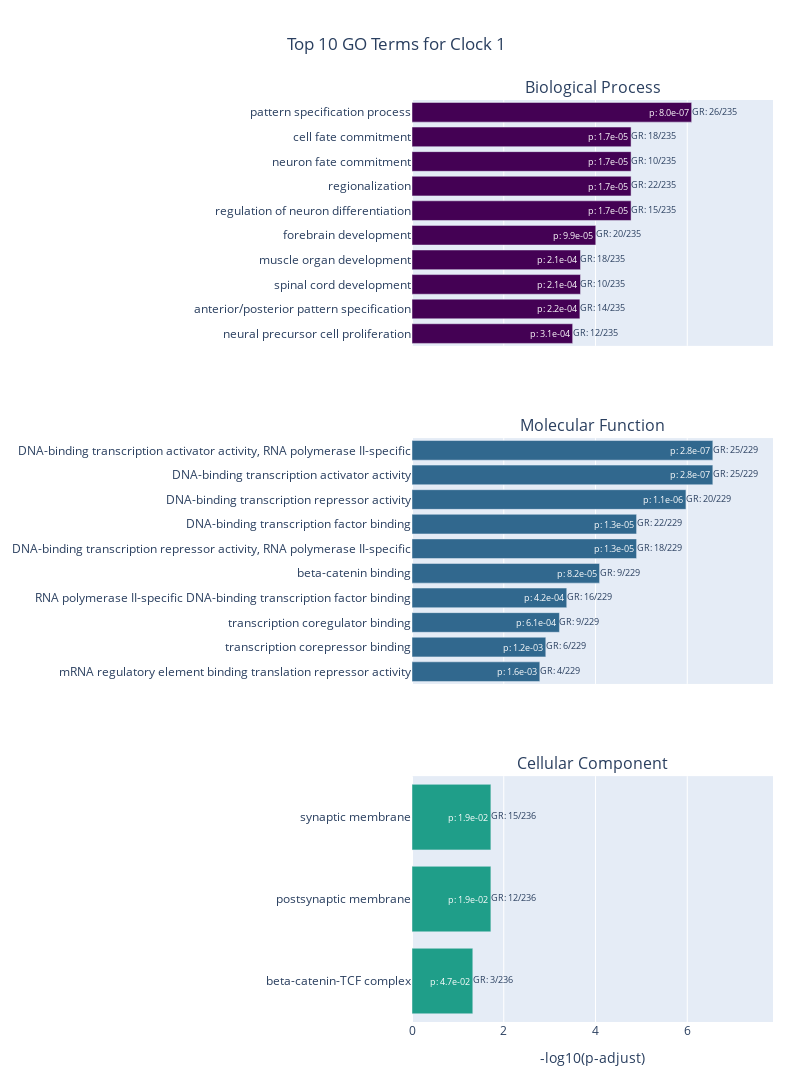
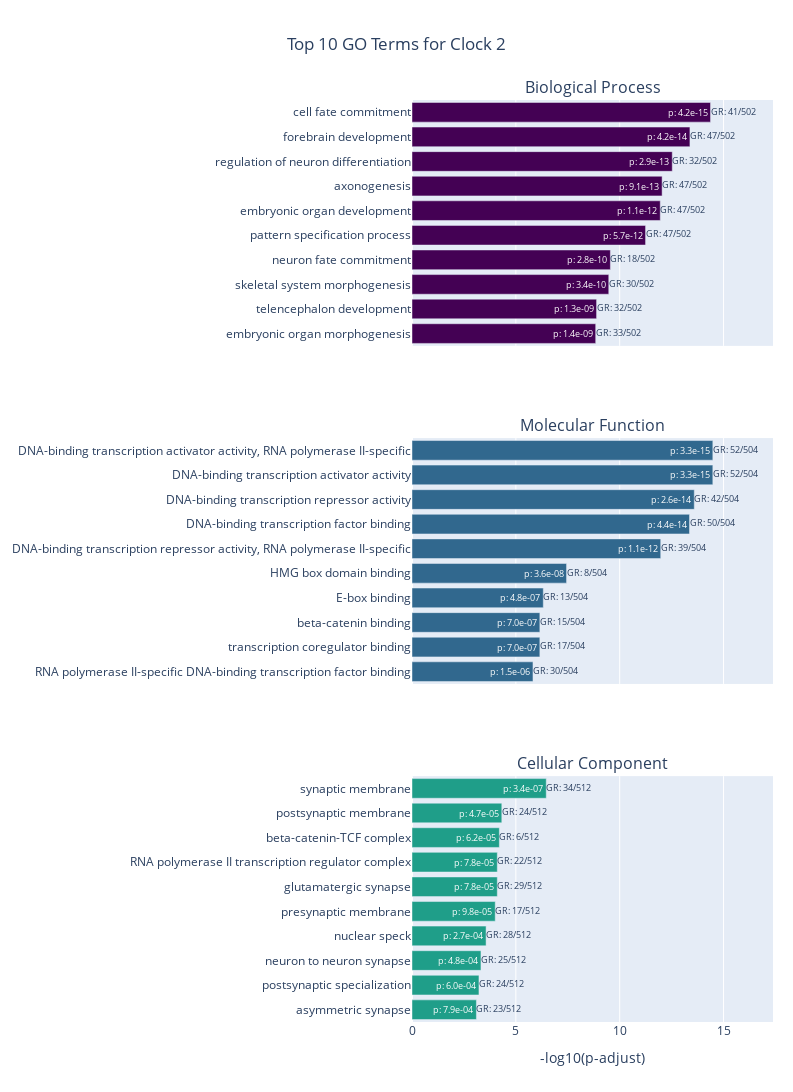
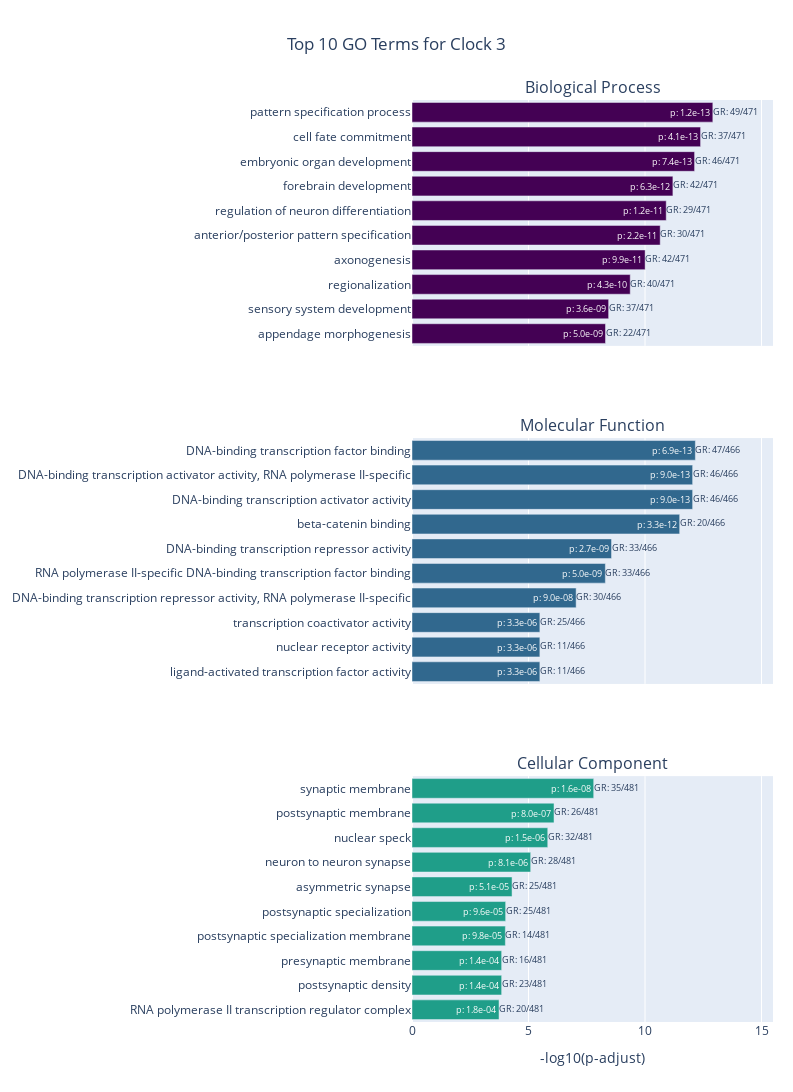
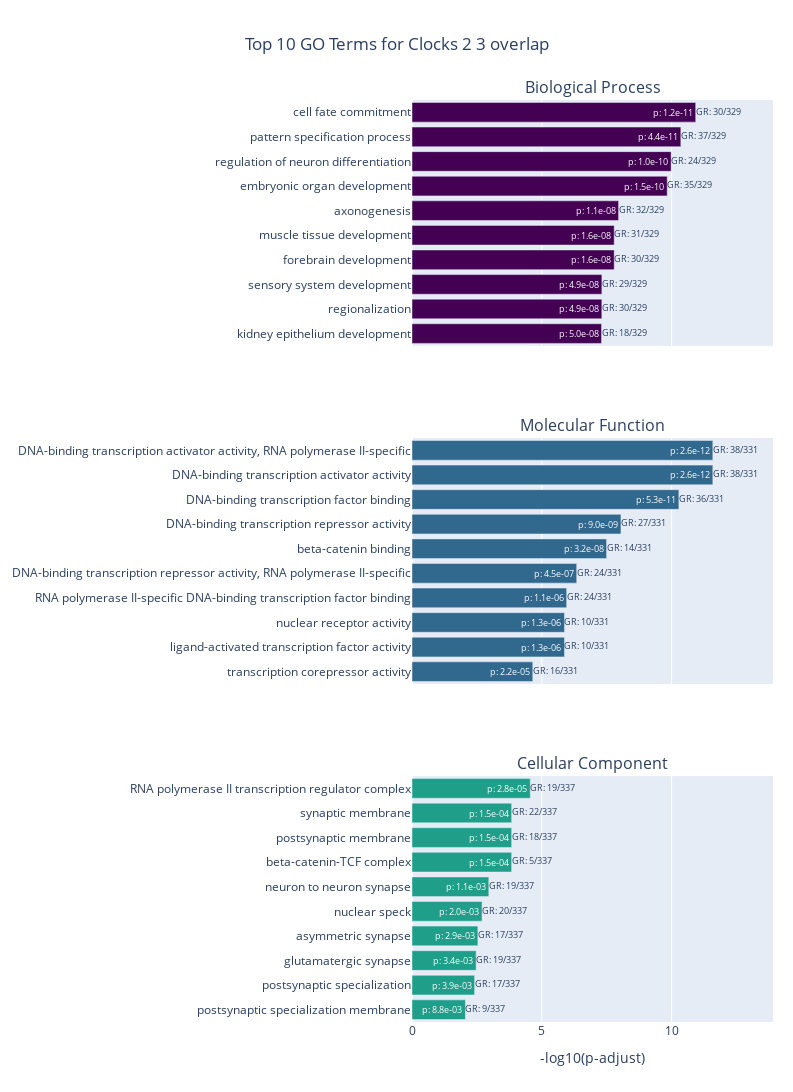

These figures' notebook cell, in order:
### Code cell
### Plotting the top 10 GO terms for each category (with GeneRatio)

plot_combined_go_results('Clock_1_full', bp_results_clock1, mf_results_clock1, cc_results_clock1)
plot_combined_go_results('Clock_2_full', bp_results_clock2, mf_results_clock2, cc_results_clock2)
plot_combined_go_results('Clock_3_full', bp_results_clock3, mf_results_clock3, cc_results_clock3)
plot_combined_go_results('Clocks_2_3_overlap_full', bp_results_clock2_3, mf_results_clock2_3, cc_results_clock2_3)
